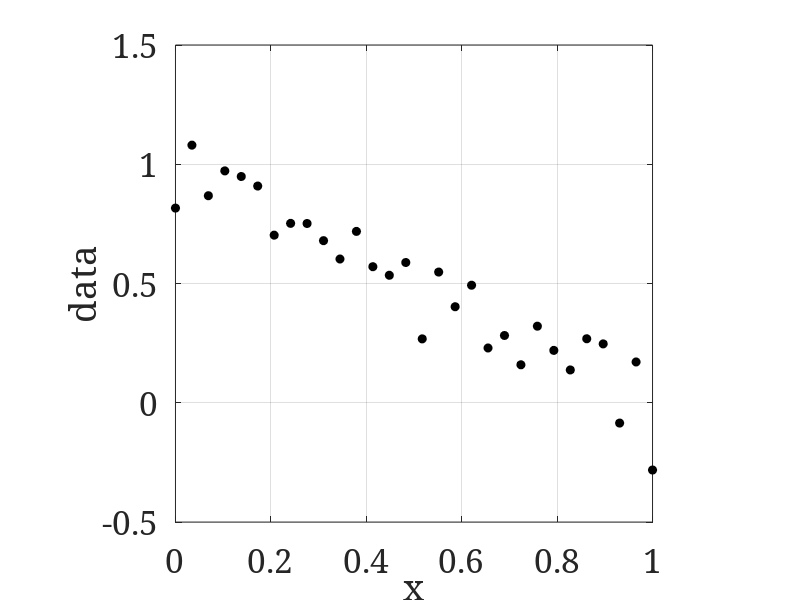
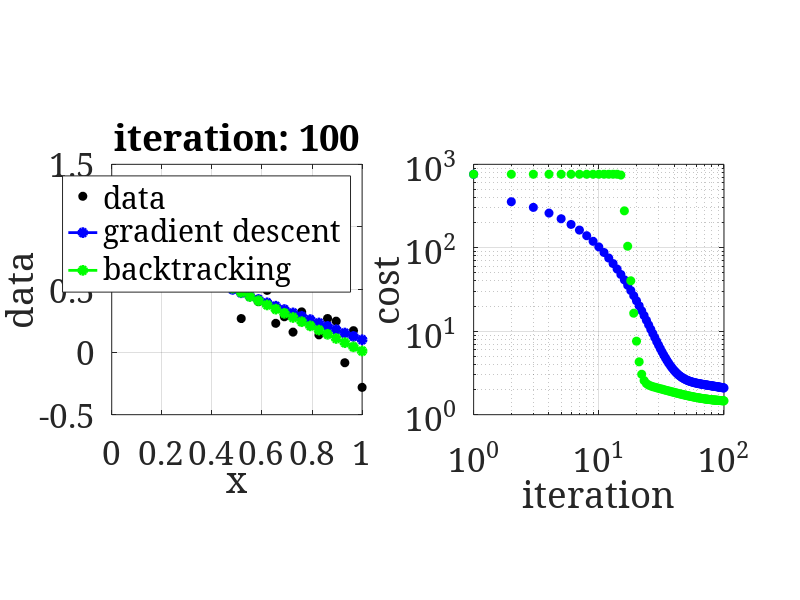

Here is the MATLAB script that generated these plots, in order:
clc
clear, close all
set(0, 'DefaultAxesFontSize', 24);
set(0, 'DefaultFigureColor', 'w');
set(0,'defaultAxesFontName', 'serif')
rng(0)
N = 3e1;
noise = 0.15*randn(1,N);
x = linspace(0,1,N);
a = -1; b = 1;
d = a*x + b + noise;
figure(1)
plot(x,d,'ko','MarkerFaceColor','k')
axis square
xlabel('x'), ylabel('data'), grid on
%% choose initial parameters
a = a+1;
b = b+1;
a_bt = a;
b_bt = b;
%% gradient descent
numIter = 100;
stepSize = 1e-3;
stepSize_bt = 1;
figureUpdate = 100;
cost = zeros(numIter,1);
cost_bt = zeros(numIter,1);
% compute residuals
r = 2*(a*x-b-d);
r_bt = 2*(a_bt*x-b_bt-d);
% compute initial cost
cost(1) = sum( r.^2 );
cost_bt(1) = sum( r_bt.^2 );
%%
for loop = 2:numIter
    % compute gradients
    aGrad = sum(r .* x);
    bGrad = sum(r);
    a_btGrad = sum(r_bt .* x);
    b_btGrad = sum(r_bt);
    % search along negative gradient
    a = a - stepSize * aGrad;
    b = b - stepSize * bGrad;
    a_test = a_bt - stepSize_bt * a_btGrad;
    b_test = b_bt - stepSize_bt * b_btGrad;
    % compute new residuals
    r = 2*(a*x+b-d);
    r_bt_test = 2*(a_test*x+b_test-d);
    % get cost
    cost(loop) = sum( r.^2 );
    cost_bt_test = sum( r_bt_test.^2 );
    if cost_bt_test < cost_bt(loop-1)
        cost_bt(loop) = cost_bt_test;
        a_bt = a_test;
        b_bt = b_test;
        r_bt = r_bt_test;
    else
        stepSize_bt = 2/3*stepSize_bt;
        cost_bt(loop) = cost_bt(loop-1);
        disp(loop)
    end
    % show current estimate
    if mod(loop,figureUpdate)==0
        figure(2)
        subplot(1,2,1)
        plot(x,d,'ko','MarkerFaceColor','k')
        hold on
        plot(x,a*x+b,'bo-','MarkerFaceColor','b','linewidth',2)
        plot(x,a_bt*x+b_bt,'go-','MarkerFaceColor','g','linewidth',2)
        legend('data', 'gradient descent','backtracking')
        axis square, xlabel('x'), ylabel('data'), grid on
        hold off, title(['iteration: ',num2str(loop)])
        
        subplot(1,2,2)
        loglog(1:loop, cost(1:loop), 'bo','MarkerFaceColor','b')
        hold on
        loglog(1:loop, cost_bt(1:loop), 'go','MarkerFaceColor','g')
        axis square, grid on
        xlabel('iteration'), ylabel('cost')
        hold off
        drawnow
    end
end

disp(cost(end))
disp(cost_bt(end))